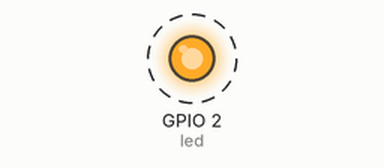
This program was run on a simulated ESP32 board running MicroPython. Shown: output pins drawn as LEDs (lit = HIGH). Dashed ring = blinking. What the program prints to the serial console is not drawn.

Above: at 0.5 s.
Timing chart, 0 to 4.6 s (numbered marks = the images above):
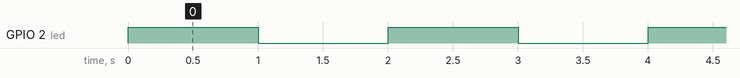

The program:

MicroPython_Multitask_Asyncio.py
```python
import uasyncio as asyncio
from machine import Pin

# Set up the built-in blue LED (on GPIO 2)
led = Pin(2, Pin.OUT)

# Task to blink the LED
async def blink_led():
    while True:
        led.on()                 # Turn the LED on
        await asyncio.sleep(1)   # Wait for 1 second
        led.off()                # Turn the LED off
        await asyncio.sleep(1)   # Wait for 1 second

# Task to print "Hello, World!"
async def print_message():
    while True:
        print("Hello, World!")   # Print the message
        await asyncio.sleep(2)   # Wait for 2 seconds

# Main function
async def main():
    # Start the two tasks
    asyncio.create_task(blink_led())
    asyncio.create_task(print_message())
    # Keep the program running
    while True:
        await asyncio.sleep(1)

# Start the asyncio event loop
asyncio.run(main())
```

Measured:
- by itself, GPIO 2 (led): alternates HIGH for 1.0 s and LOW for 1.0 s
